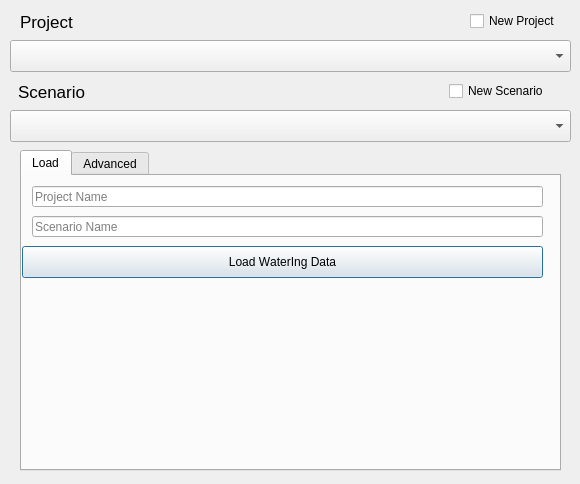
<?xml version="1.0" encoding="UTF-8"?>
<ui version="4.0">
 <class>Dialog</class>
 <widget class="QDialog" name="Dialog">
  <property name="geometry">
   <rect>
    <x>0</x>
    <y>0</y>
    <width>580</width>
    <height>484</height>
   </rect>
  </property>
  <property name="windowTitle">
   <string>Dialog</string>
  </property>
  <widget class="QTabWidget" name="container">
   <property name="geometry">
    <rect>
     <x>20</x>
     <y>150</y>
     <width>541</width>
     <height>321</height>
    </rect>
   </property>
   <property name="sizePolicy">
    <sizepolicy hsizetype="Preferred" vsizetype="Preferred">
     <horstretch>0</horstretch>
     <verstretch>0</verstretch>
    </sizepolicy>
   </property>
   <property name="font">
    <font>
     <kerning>false</kerning>
    </font>
   </property>
   <property name="currentIndex">
    <number>0</number>
   </property>
   <widget class="QWidget" name="Load">
    <property name="autoFillBackground">
     <bool>false</bool>
    </property>
    <property name="styleSheet">
     <string notr="true"/>
    </property>
    <attribute name="title">
     <string>Load</string>
    </attribute>
    <widget class="QLabel" name="errorLogin">
     <property name="geometry">
      <rect>
       <x>20</x>
       <y>190</y>
       <width>231</width>
       <height>16</height>
      </rect>
     </property>
     <property name="styleSheet">
      <string notr="true">color:red</string>
     </property>
     <property name="text">
      <string/>
     </property>
    </widget>
    <widget class="QLineEdit" name="new_project_name_3">
     <property name="geometry">
      <rect>
       <x>10</x>
       <y>10</y>
       <width>511</width>
       <height>21</height>
      </rect>
     </property>
     <property name="placeholderText">
      <string>Project Name</string>
     </property>
    </widget>
    <widget class="QLineEdit" name="create_scenario_3">
     <property name="geometry">
      <rect>
       <x>10</x>
       <y>40</y>
       <width>511</width>
       <height>21</height>
      </rect>
     </property>
     <property name="placeholderText">
      <string>Scenario Name</string>
     </property>
    </widget>
    <widget class="QPushButton" name="newProjectBtn">
     <property name="geometry">
      <rect>
       <x>0</x>
       <y>70</y>
       <width>521</width>
       <height>32</height>
      </rect>
     </property>
     <property name="text">
      <string>Load WaterIng Data</string>
     </property>
    </widget>
   </widget>
   <widget class="QWidget" name="advanced">
    <attribute name="title">
     <string>Advanced</string>
    </attribute>
    <widget class="QWidget" name="layoutWidget_3">
     <property name="geometry">
      <rect>
       <x>10</x>
       <y>10</y>
       <width>521</width>
       <height>20</height>
      </rect>
     </property>
     <layout class="QHBoxLayout" name="horizontalLayout_17">
      <item>
       <widget class="QCheckBox" name="cloneCheckBox_4">
        <property name="text">
         <string>Clone Scenario</string>
        </property>
       </widget>
      </item>
     </layout>
    </widget>
    <widget class="QWidget" name="layoutWidget_4">
     <property name="geometry">
      <rect>
       <x>10</x>
       <y>40</y>
       <width>521</width>
       <height>18</height>
      </rect>
     </property>
     <layout class="QHBoxLayout" name="horizontalLayout_18">
      <item>
       <widget class="QLabel" name="clone_title_4">
        <property name="text">
         <string>Clone into project:</string>
        </property>
       </widget>
      </item>
     </layout>
    </widget>
    <widget class="QComboBox" name="clone_box">
     <property name="geometry">
      <rect>
       <x>10</x>
       <y>70</y>
       <width>521</width>
       <height>32</height>
      </rect>
     </property>
    </widget>
    <widget class="QLineEdit" name="cloned_scenario_name">
     <property name="geometry">
      <rect>
       <x>10</x>
       <y>110</y>
       <width>511</width>
       <height>21</height>
      </rect>
     </property>
     <property name="placeholderText">
      <string>Cloned Scenario Name</string>
     </property>
    </widget>
    <widget class="QPushButton" name="cloneScenarioBtn">
     <property name="geometry">
      <rect>
       <x>0</x>
       <y>140</y>
       <width>531</width>
       <height>32</height>
      </rect>
     </property>
     <property name="text">
      <string>Clone</string>
     </property>
    </widget>
   </widget>
  </widget>
  <widget class="QWidget" name="layoutWidget">
   <property name="geometry">
    <rect>
     <x>20</x>
     <y>10</y>
     <width>541</width>
     <height>23</height>
    </rect>
   </property>
   <layout class="QHBoxLayout" name="horizontalLayout_13">
    <item>
     <widget class="QLabel" name="projectLabel_4">
      <property name="font">
       <font>
        <pointsize>13</pointsize>
        <weight>50</weight>
        <bold>false</bold>
       </font>
      </property>
      <property name="text">
       <string>Project</string>
      </property>
     </widget>
    </item>
    <item>
     <widget class="QCheckBox" name="newProjectCheckBox_3">
      <property name="sizePolicy">
       <sizepolicy hsizetype="Fixed" vsizetype="Fixed">
        <horstretch>0</horstretch>
        <verstretch>0</verstretch>
       </sizepolicy>
      </property>
      <property name="text">
       <string>New Project</string>
      </property>
     </widget>
    </item>
   </layout>
  </widget>
  <widget class="QComboBox" name="projects_box">
   <property name="geometry">
    <rect>
     <x>10</x>
     <y>40</y>
     <width>561</width>
     <height>32</height>
    </rect>
   </property>
  </widget>
  <widget class="QWidget" name="layoutWidget_2">
   <property name="geometry">
    <rect>
     <x>18</x>
     <y>80</y>
     <width>531</width>
     <height>23</height>
    </rect>
   </property>
   <layout class="QHBoxLayout" name="horizontalLayout_14">
    <item>
     <widget class="QLabel" name="scenarioLabel_3">
      <property name="font">
       <font>
        <pointsize>13</pointsize>
        <weight>50</weight>
        <bold>false</bold>
       </font>
      </property>
      <property name="text">
       <string>Scenario</string>
      </property>
     </widget>
    </item>
    <item>
     <widget class="QCheckBox" name="newScenarioCheckBox_3">
      <property name="sizePolicy">
       <sizepolicy hsizetype="Fixed" vsizetype="Fixed">
        <horstretch>0</horstretch>
        <verstretch>0</verstretch>
       </sizepolicy>
      </property>
      <property name="text">
       <string>New Scenario</string>
      </property>
     </widget>
    </item>
   </layout>
  </widget>
  <widget class="QComboBox" name="scenarios_box">
   <property name="geometry">
    <rect>
     <x>10</x>
     <y>110</y>
     <width>561</width>
     <height>32</height>
    </rect>
   </property>
  </widget>
 </widget>
 <resources/>
 <connections/>
</ui>
